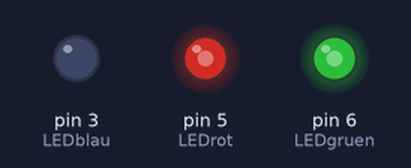
Bench run of a sketch on a simulated Arduino Uno, built with avr-gcc and run on an emulated ATmega328P. Parts: output pins drawn as LEDs (lit = HIGH).

Above: at 0.05 s.
At 1.5 s:
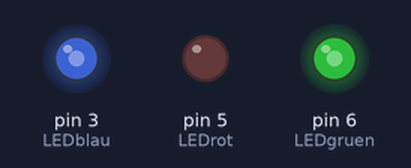
At 3.0 s:
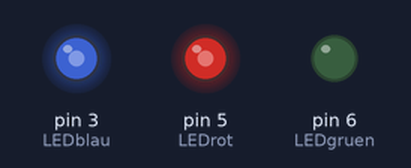
Timing chart, 0 to 6.9 s (numbered marks = the images above):
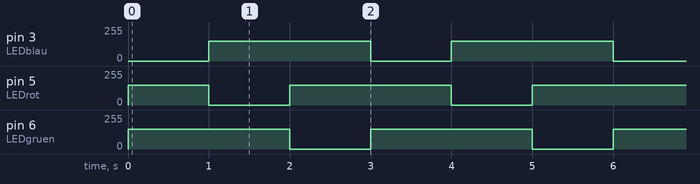

Measured:
- by itself, pin 3 (LEDblau), pin 6 (LEDgruen): alternates 150/255 for 2.0 s and 0/255 for 1.0 s
- by itself, pin 5 (LEDrot): repeats every 3.0 s: 0/255 1.0 s, 150/255 2.0 s

The sketch:

Nr._05_RGB_LED_b.ino
```cpp
int LEDblau = 3;  // Farbe blau an Pin 3
int LEDrot = 5;  // Farbe rot an Pin 5
int LEDgruen=6;  // Farbe gruen an Pin 6
int p=1000;  // p ist eine Pause mit 1000ms also 1 Sekunde
int brightness1a = 150;  // Zahlenwert zwischen 0 und 255 – gibt die Leuchtstärke der einzelnen Farbe an
int brightness1b = 150;  // Zahlenwert zwischen 0 und 255 – gibt die Leuchtstärke der einzelnen Farbe an
int brightness1c = 150;  // Zahlenwert zwischen 0 und 255 – gibt die Leuchtstärke der einzelnen Farbe an
int dunkel = 0;  // Zahlenwert 0 bedeutet Spannung 0V – also LED aus

void setup(){
  pinMode(LEDblau, OUTPUT);
  pinMode(LEDgruen, OUTPUT);
  pinMode(LEDrot, OUTPUT);
}

void loop(){
  analogWrite(LEDgruen, brightness1c);  // gruen und rot ein = gelb
  analogWrite(LEDrot, brightness1b);
  delay(p);
  analogWrite(LEDgruen, dunkel);  // gruen und rot aus = gelb aus
  analogWrite(LEDrot, dunkel);
  analogWrite(LEDgruen, brightness1c);  // gruen und blau ein = türkis
  analogWrite(LEDblau, brightness1b);
  delay(p);
  analogWrite(LEDgruen, dunkel);  // gruen und blau aus = türkis aus
  analogWrite(LEDblau, dunkel);
  analogWrite(LEDrot, brightness1b);  // rot und blau ein = lila
  analogWrite(LEDblau, brightness1b);
  delay(p);
  analogWrite(LEDrot, dunkel);  // rot und blau aus = lila aus
  analogWrite(LEDblau, dunkel);
}
```
